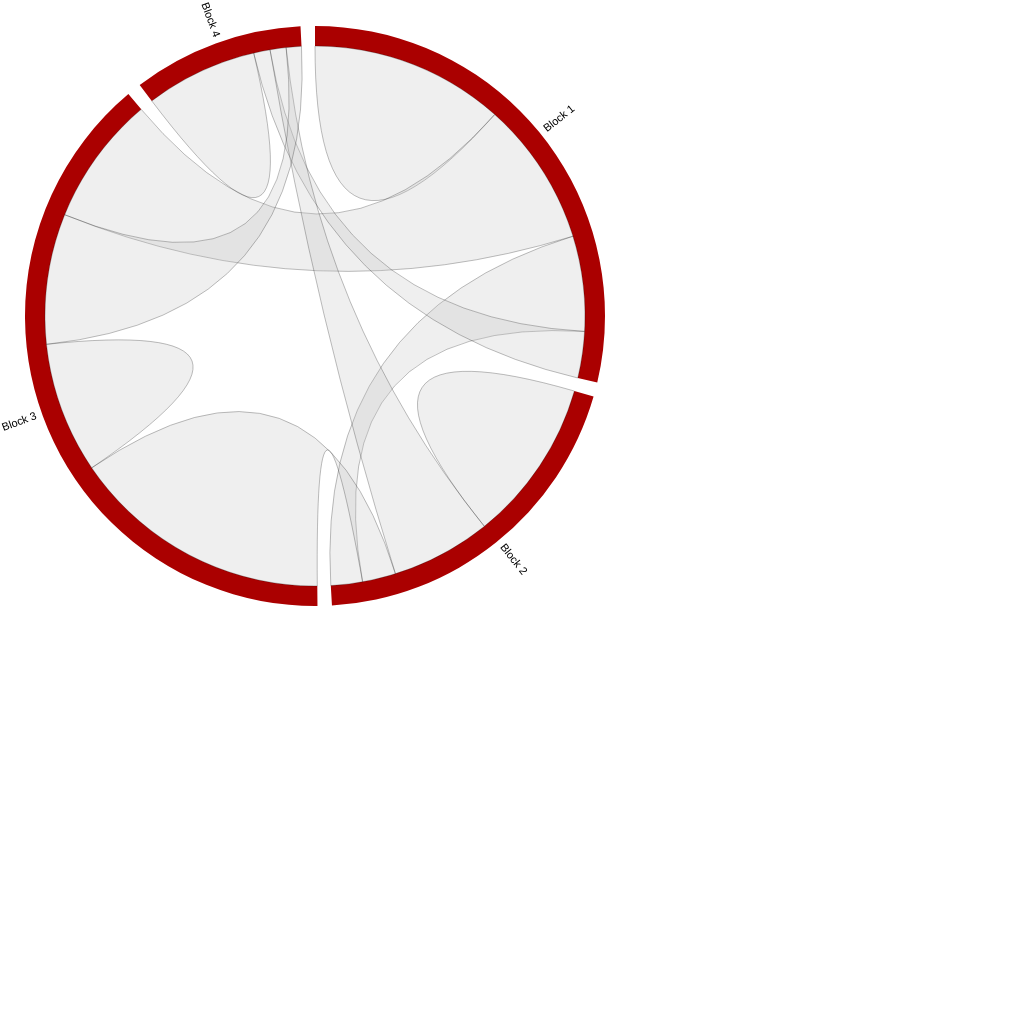

Write the Vega-Lite specification saved for this chart.
### Vega specification from a JSON file in a GitHub repository (floating-point values rounded to 4 significant figures)
{"$schema": "https://vega.github.io/schema/vega/v3.0.json", "height": 700, "width": 700, "signals": [{"name": "originX", "value": 0}, {"name": "originY", "value": 0}, {"name": "inner_radius", "value": 270}, {"name": "outer_radius", "value": 290}], "data": [{"name": "chords", "values": [{"index": 0, "startAngle": 0, "endAngle": 1.802, "value": 29630}, {"index": 1, "startAngle": 1.852, "endAngle": 3.083, "value": 20230}, {"index": 2, "startAngle": 3.133, "endAngle": 5.584, "value": 40290}, {"index": 3, "startAngle": 5.634, "endAngle": 6.233, "value": 9850}], "transform": [{"type": "formula", "expr": "(((datum.startAngle + datum.endAngle) / 2) * 180 / PI) - 90", "as": "angle_degrees"}, {"type": "formula", "expr": "PI * datum.angle_degrees / 180", "as": "radians"}, {"type": "formula", "expr": "inrange(datum.angle_degrees, [90, 270])", "as": "leftside"}, {"type": "formula", "expr": "originX + outer_radius * cos(datum.radians)", "as": "x"}, {"type": "formula", "expr": "originY + outer_radius * sin(datum.radians)", "as": "y"}, {"type": "identifier", "as": "id"}]}, {"name": "ribbonsPaths", "values": [{"path": "M1.6532731788489267e-14,-270A270,270,0,0,1,179.74503477833923,-201.47387540952704Q0,0,1.6532731788489267e-14,-270Z"}, {"path": "M257.9441963123624,-79.77964394987895A270,270,0,0,1,269.55864233110634,15.431731743737712Q0,0,47.593852285621686,265.7721302631531A270,270,0,0,1,15.79042891013979,269.5378681277156Q0,0,257.9441963123624,-79.77964394987895Z"}, {"path": "M179.74503477833923,-201.47387540952704A270,270,0,0,1,257.9441963123624,-79.77964394987895Q0,0,-250.3025045637076,-101.2356469290098A270,270,0,0,1,-173.7722230248407,-206.6475610913543Q0,0,179.74503477833923,-201.47387540952704Z"}, {"path": "M269.55864233110634,15.431731743737712A270,270,0,0,1,262.7879131272173,61.98800459961664Q0,0,-61.298411065465004,-262.94962407436384A270,270,0,0,1,-44.988658091159294,-266.225507123485Q0,0,269.55864233110634,15.431731743737712Z"}, {"path": "M259.3613876898222,75.04445732770499A270,270,0,0,1,169.33420199841783,210.29961491538455Q0,0,259.3613876898222,75.04445732770499Z"}, {"path": "M2.2994162497374937,269.99020849821653A270,270,0,0,1,-223.2692658242784,151.8250142048Q0,0,80.43841422887775,257.73952261215874A270,270,0,0,1,47.593852285621686,265.7721302631531Q0,0,2.2994162497374937,269.99020849821653Z"}, {"path": "M169.33420199841783,210.29961491538455A270,270,0,0,1,80.43841422887775,257.73952261215874Q0,0,-44.988658091159294,-266.225507123485A270,270,0,0,1,-28.883747501993874,-268.45060836258324Q0,0,169.33420199841783,210.29961491538455Z"}, {"path": "M-223.2692658242784,151.8250142048A270,270,0,0,1,-268.5114966715347,28.312120288180456Q0,0,-223.2692658242784,151.8250142048Z"}, {"path": "M-268.5114966715347,28.312120288180456A270,270,0,0,1,-250.3025045637076,-101.2356469290098Q0,0,-28.883747501993874,-268.45060836258324A270,270,0,0,1,-13.494375703083628,-269.6625703066409Q0,0,-268.5114966715347,28.312120288180456Z"}, {"path": "M-163.22697956031422,-215.0742967990754A270,270,0,0,1,-61.298411065465004,-262.94962407436384Q0,0,-163.22697956031422,-215.0742967990754Z"}]}], "marks": [{"type": "arc", "from": {"data": "chords"}, "encode": {"enter": {"fill": {"value": "#aa0000"}, "x": {"signal": "0 * width/2"}, "y": {"signal": "0 * height/2"}}, "update": {"startAngle": {"field": "startAngle"}, "endAngle": {"field": "endAngle"}, "padAngle": {"value": 0}, "innerRadius": {"signal": "inner_radius"}, "outerRadius": {"signal": "outer_radius"}}}}, {"type": "text", "from": {"data": "chords"}, "encode": {"enter": {"text": {"signal": "'Block ' + datum.id"}}, "update": {"x": {"field": "x"}, "y": {"field": "y"}, "dx": {"signal": "(datum.leftside ? -1 : 1) * 6"}, "angle": {"signal": "datum.leftside ? datum.angle_degrees - 180 : datum.angle_degrees"}, "align": {"signal": "datum.leftside ? 'right' : 'left'"}}}}, {"type": "path", "from": {"data": "ribbonsPaths"}, "encode": {"enter": {"fill": {"value": "#c0c0c0"}, "opacity": {"value": 0.25}, "stroke": {"value": "black"}}, "update": {"path": {"field": "path"}}}}]}
